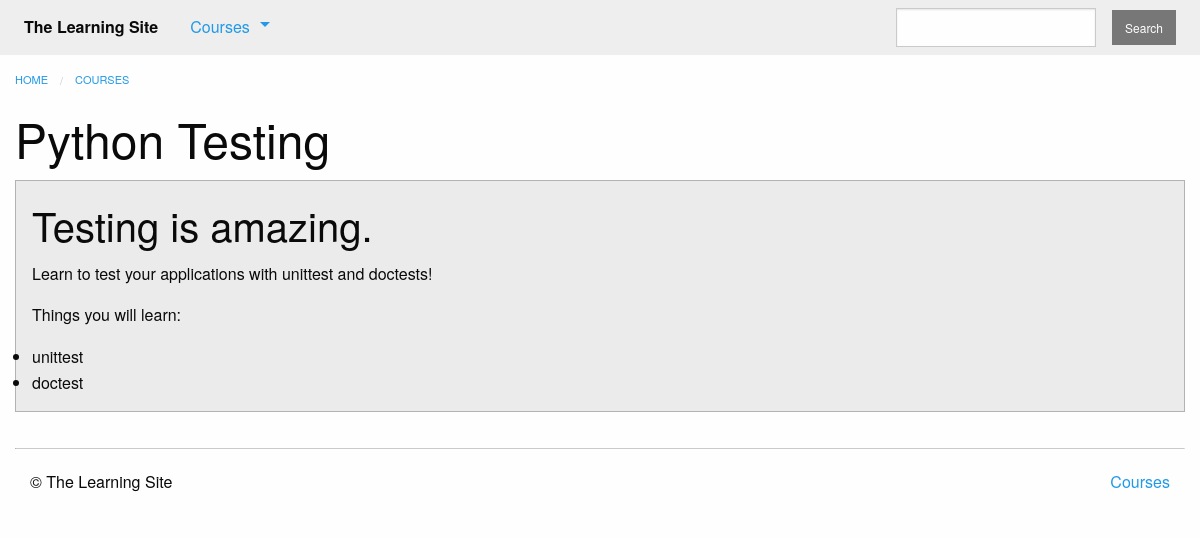
The app's page /courses/4/ with its own data.
### courses/models.py (models this page shows, shortened)
class Course(models.Model):
	created_at = models.DateTimeField(auto_now_add=True)
	title = models.CharField(max_length=255)
	description = models.TextField()
	teacher = models.ForeignKey(User)
	subject = models.CharField(default='', max_length=100)
	published = models.BooleanField(default=False)
	status = models.CharField(max_length=1, choices=STATUS_CHOICES, default='i')

### courses/views.py (the view)
# urls.py: url(r'(?P<pk>\d+)/$', views.course_detail, name='detail'),
def course_detail(request, pk):
	try:
		course = models.Course.objects.prefetch_related(
			'quiz_set', 'text_set', 'quiz_set__question_set'
		).get(pk=pk, published=True)
	except models.Course.DoesNotExist:
		raise Http404
	else:
		steps = sorted(chain(
				course.text_set.all(),
				course.quiz_set.all()),
				key=lambda step: step.order)
	return render(request, 'courses/course_detail.html', {'course': course, 'steps': steps})

### courses/templatetags/course_extras.py (called while the page is built)
@register.inclusion_tag('courses/course_nav.html')
def nav_courses_list():
    courses = Course.objects.filter(published=True).order_by('-created_at').values('id', 'title')[:5]
    return {'courses': courses}

@register.filter('markdown_to_html')
def markdown_to_html(markdown_text):
    html_body = markdown2.markdown(markdown_text)
    return mark_safe(html_body)

### courses/templates/courses/course_detail.html (shortened to what this page needs)
{% extends "courses/layout.html" %}
{% load course_extras %}
{% block content %}
    <div class="row columns">
        {{ block.super }}
        <article>
            <h1 class="">{{ course.title }}</h1>
            <div class="callout secondary">
                {{ course.description|markdown_to_html }}
            </div>
        </article>
    </div>
{% endblock %}

### records on screen
Course: title "Python Testing", description "Testing is amazing. Learn to test your applications with unittest and doctests! Things you will learn: unittest doctest"
